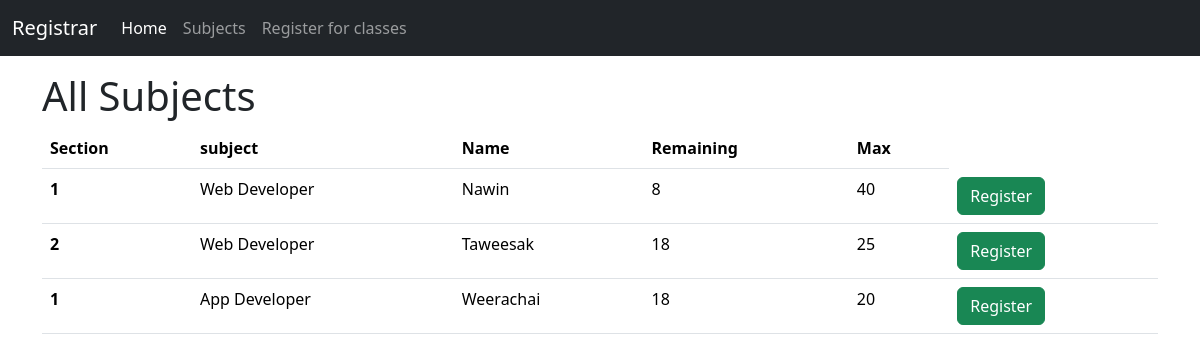
/subjects/, run on the app's committed database.
### subjects/models.py (models this page shows)
class subject(models.Model):
    sec_subject = models.IntegerField()
    N_subject = models.CharField(max_length=64)
    teacher = models.CharField(max_length=60)
    max_class = models.IntegerField()
    remaining_class = models.IntegerField()

### subjects/views.py (the view)
# urls.py: path('', views.showallsubject, name='allsubject'),
def showallsubject(request):
    return render(request, 'subjects/subject.html', {'all_subjects': subject.objects.all()})

### subjects/templates/subjects/subject.html (shortened to what this page needs)
{% extends "subjects/layout.html" %}
{% block body %}
    <h1 class="mt-3">All Subjects</h1>
    <table class="table">
        <thead>
          <tr>
            <th scope="col">Section</th>
            <th scope="col">subject</th>
            <th scope="col">Name</th>
            <th scope="col">Remaining</th>
            <th scope="col">Max</th>
          </tr>
        </thead>
        <tbody>
    {% for subject in all_subjects %}
        <tr>
            <form action="register" method="post">
                <th scope="row" name="section">{{subject.sec_subject}}</th>
                <td name="subjectName">{{ subject.N_subject }}</td>
                <td>{{ subject.teacher }}</td>
                <td name="remaining">{{ subject.remaining_class }}</td>
                <td>{{ subject.max_class }}</td>
                <td><a href="register/{{subject.sec_subject}}/{{subject.N_subject}}" class="btn btn-success">Register</a></td>
            </form>
        </tr>
    {% empty %}
        <p>ไม่มีรายวิชาเปิดในเทอมนี้</p>
    {% endfor %}
{% endblock %}

### subjects/templates/subjects/layout.html (shortened to what this page needs)
<!DOCTYPE html>
<html lang="en">
<head>
    <link href="https://cdn.jsdelivr.net/npm/bootstrap@5.3.2/dist/css/bootstrap.min.css" rel="stylesheet">
</head>
<body>
    <nav class="navbar navbar-expand-lg navbar-dark bg-dark">
    <div class="container-fluid">
      <a class="navbar-brand" href="#">Registrar</a>
      <div class="collapse navbar-collapse" id="navbarNav">
        <ul class="navbar-nav">
          <li class="nav-item">
            <a class="nav-link active" aria-current="page" href="#">Home</a>
          </li>
          <li class="nav-item">
            <a class="nav-link" href="#">Subjects</a>
          </li>
          <li class="nav-item">
            <a class="nav-link" href="#">Register for classes</a>
          </li>
        </ul>
      </div>
    </div>
    </nav>
    <div class="container">
        {% block body %}
        {% endblock %}
    </div>
</body>
</html>

### data on the page
subject: sec_subject "1", N_subject "Web Developer", teacher "Nawin", remaining_class "8", max_class "40"
subject: sec_subject "2", N_subject "Web Developer", teacher "Taweesak", remaining_class "18", max_class "25"
subject: sec_subject "1", N_subject "App Developer", teacher "Weerachai", remaining_class "18", max_class "20"
